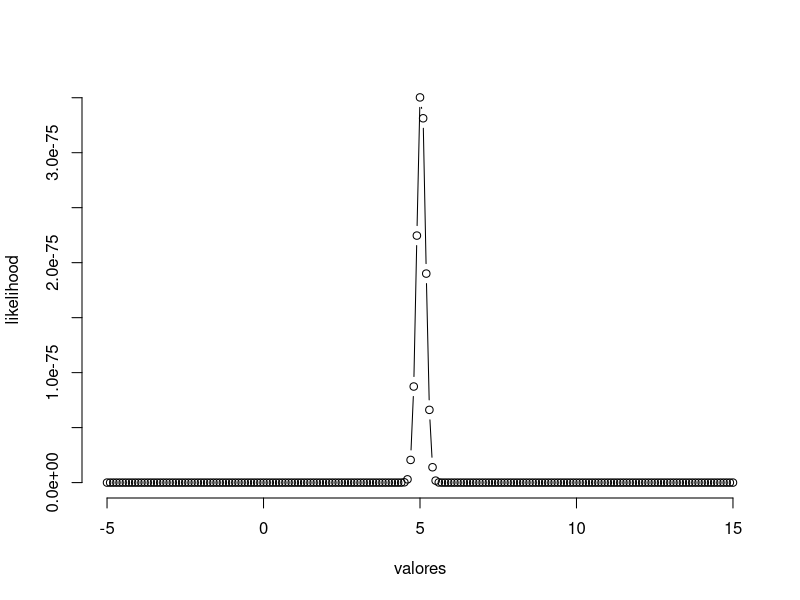
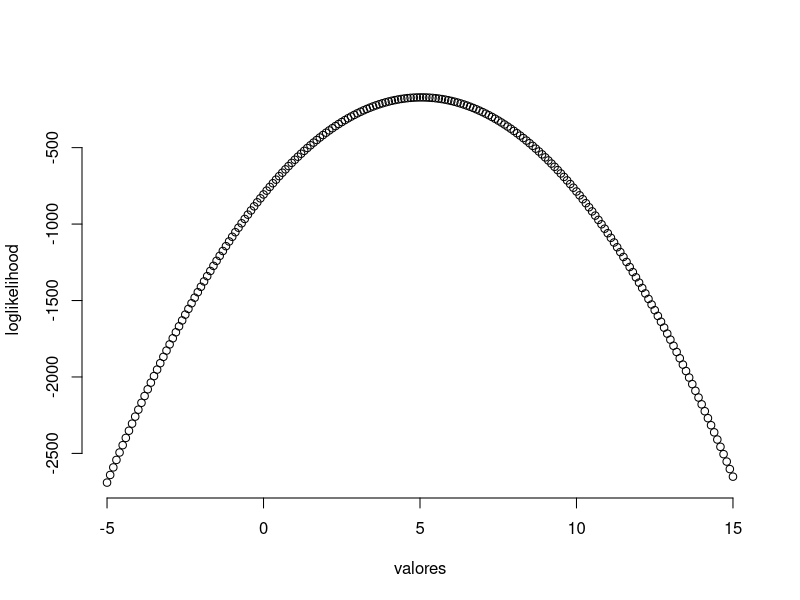
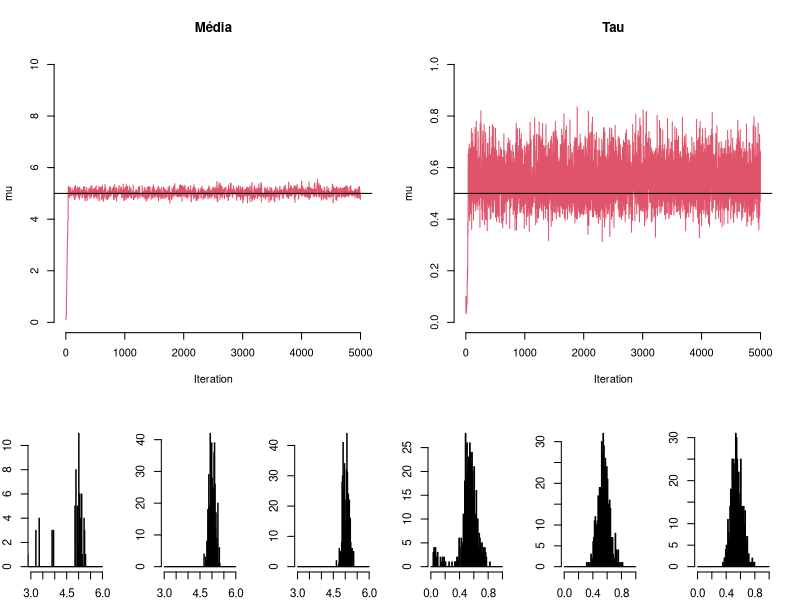
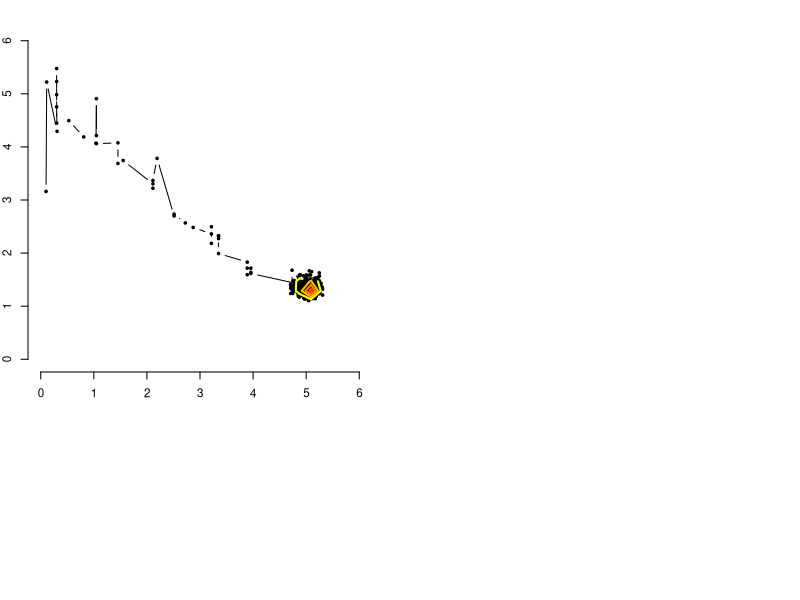

Recreate these plots in R, in order.
set.seed(250)

#######
#Dados#
#######

n<-100
mu.real<-5
sigma2.real<-2
tau.real<-1/sigma2.real
dados<-rnorm(n,mu.real,sqrt(sigma2.real))

a<-0.001
b<-0.001

###########
# Priors  #
###########
mu.prior<-0
sigma2.prior<-10
tau.prior<-1/sigma2.prior
mtau<-a+n/2

####################
# Inicio da cadeia #
####################

mu<-0.1
tau<-0.1
nsim<-5000

##########
# Cadeia #
##########
cadeia.mu<-c(mu,rep(0,nsim-1))
cadeia.tau<-c(tau,rep(0,nsim-1))
A<-0


#Valores para avaliar a maxima verossimilhança
valores<-seq(-5,15,by=0.1)
likelihood<-vector()

for(i in 1:length(valores)) {
    likelihood[i]<-prod(dnorm(dados,valores[i],sqrt(2),log=F))
    }

plot(likelihood~valores,type="b",frame=F,ylab="likelihood")

loglikelihood<-vector()

for(i in 1:length(valores)) {
    loglikelihood[i]<-sum(dnorm(dados,valores[i],sqrt(2),log=T))
    }

plot(loglikelihood~valores,type="b",frame=F,ylab="loglikelihood")

exp(loglikelihood)[100]==likelihood[100]
all.equal(exp(loglikelihood)[100],likelihood[100])

max(likelihood)

which(likelihood==max(likelihood))
valores[101]
mean(dados)
valores[102]

max(loglikelihood)
which(loglikelihood==max(loglikelihood))


############
#   MCMC   #
############
for (t in 2:nsim){
    mus<-mu+0.3*rt(1,3)

    r<- (sum(dnorm(dados,mus,1/sqrt(tau),log=T) - dnorm(dados,mu,1/sqrt(tau),log=T)) +
         dnorm(mus,mu.prior,sqrt(sigma2.prior),log=T) -  dnorm(mu,mu.prior,sqrt(sigma2.prior),log=T))

    if (log(runif(1))<r) {
        mu<-mus
        A<-A+1
        }

    cadeia.mu[t]<-mu

    tau<-rgamma(1,mtau,b+sum((dados-mu)^2)/2)
    cadeia.tau[t]<-tau
}

###########
# Gráfico #
###########

# Iteration Plots
layout(matrix(c(1,1,1,2,2,2,1,1,1,2,2,2,3,4,5,6,7,8),nrow=3,byrow=T))

plot(seq(1,nsim) ,cadeia.mu[1:nsim],type="l",xlab="Iteration", ylab="mu",frame=F,
main="Média",col=2,lty=1,ylim=c(0,10))
abline(h=mu.real)
plot(seq(1,nsim) ,cadeia.tau[1:nsim],type="l",xlab="Iteration", ylab="mu",frame=F,
main="Tau",col=2,lty=1,ylim=c(0,1))
abline(h=1/sigma2.real)

par(mar=c(2,2,2,2),font=3,cex=0.7)

hist(cadeia.mu[1:100],xlab="",ylab="Frequência",main="",cex=0.7,xlim=c(3,6),breaks=seq(0,6,by=0.02))
hist(cadeia.mu[2000:2500],xlab="",ylab="Frequência",main="",cex=0.7,xlim=c(3,6),breaks=seq(3,6,by=0.02))
hist(cadeia.mu[4500:5000],xlab="",ylab="Frequência",main="",cex=0.7,xlim=c(3,6),breaks=seq(3,6,by=0.02))
hist(cadeia.tau[1:500],xlab="",ylab="Frequência",main="",cex=0.7,xlim=c(0,1),breaks=seq(0,1,by=0.01))
hist(cadeia.tau[2000:2500],xlab="",ylab="Frequência",main="",cex=0.7,xlim=c(0,1),breaks=seq(0,1,by=0.01))
hist(cadeia.tau[4500:5000],xlab="",ylab="Frequência",main="",cex=0.7,xlim=c(0,1),breaks=seq(0,1,by=0.01))

plot(cadeia.mu[1:500],sqrt(1/cadeia.tau[1:500]),type="b",frame=F,xlab="Média",ylab="Desvio Padrão",cex=0.5,pch=19,
     xlim=c(0,6),ylim=c(0,6))
library(MASS)
contornos<-kde2d(cadeia.mu[1:500],sqrt(1/cadeia.tau[1:500]))
contour(contornos,add=T,lwd=2,nlevels = 6,col=rev(heat.colors(6)))
